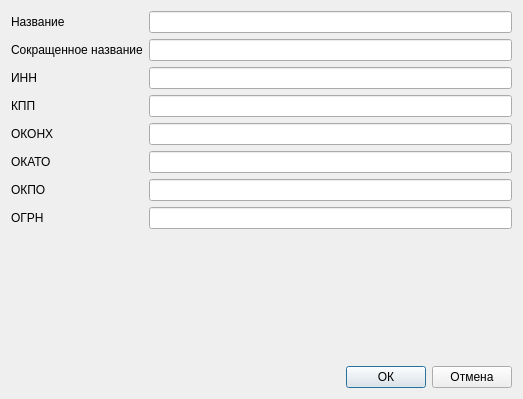
<?xml version="1.0" encoding="UTF-8"?>
<ui version="4.0">
 <class>HealthFacilityEditDialog</class>
 <widget class="QDialog" name="HealthFacilityEditDialog">
  <property name="geometry">
   <rect>
    <x>0</x>
    <y>0</y>
    <width>523</width>
    <height>399</height>
   </rect>
  </property>
  <property name="windowTitle">
   <string>Редактирование данных о мед. учреждении</string>
  </property>
  <layout class="QVBoxLayout" name="verticalLayout">
   <item>
    <layout class="QFormLayout" name="formLayout">
     <item row="0" column="0">
      <widget class="QLabel" name="label">
       <property name="text">
        <string>Название</string>
       </property>
      </widget>
     </item>
     <item row="0" column="1">
      <widget class="QLineEdit" name="m_name"/>
     </item>
     <item row="1" column="0">
      <widget class="QLabel" name="label_2">
       <property name="text">
        <string>Сокращенное название</string>
       </property>
      </widget>
     </item>
     <item row="1" column="1">
      <widget class="QLineEdit" name="m_shortName"/>
     </item>
     <item row="2" column="0">
      <widget class="QLabel" name="label_3">
       <property name="toolTip">
        <string>Идентификационный номер налогоплательщика</string>
       </property>
       <property name="text">
        <string>ИНН</string>
       </property>
      </widget>
     </item>
     <item row="3" column="0">
      <widget class="QLabel" name="label_4">
       <property name="toolTip">
        <string>Код причины постановки на учёт</string>
       </property>
       <property name="text">
        <string>КПП</string>
       </property>
      </widget>
     </item>
     <item row="4" column="0">
      <widget class="QLabel" name="label_5">
       <property name="toolTip">
        <string>Общесоюзный классификатор отраслей народного хозяйства</string>
       </property>
       <property name="text">
        <string>ОКОНХ</string>
       </property>
      </widget>
     </item>
     <item row="5" column="0">
      <widget class="QLabel" name="label_6">
       <property name="toolTip">
        <string>Общероссийский классификатор объектов административно-территориального деления</string>
       </property>
       <property name="text">
        <string>ОКАТО</string>
       </property>
      </widget>
     </item>
     <item row="6" column="0">
      <widget class="QLabel" name="label_7">
       <property name="toolTip">
        <string>Общероссийский классификатор предприятий и организаций</string>
       </property>
       <property name="text">
        <string>ОКПО</string>
       </property>
      </widget>
     </item>
     <item row="7" column="0">
      <widget class="QLabel" name="label_8">
       <property name="toolTip">
        <string>Основной государственный регистрационный номер</string>
       </property>
       <property name="text">
        <string>ОГРН</string>
       </property>
      </widget>
     </item>
     <item row="2" column="1">
      <widget class="QLineEdit" name="m_inn"/>
     </item>
     <item row="3" column="1">
      <widget class="QLineEdit" name="m_kpp"/>
     </item>
     <item row="4" column="1">
      <widget class="QLineEdit" name="m_okonh"/>
     </item>
     <item row="5" column="1">
      <widget class="QLineEdit" name="m_okato"/>
     </item>
     <item row="6" column="1">
      <widget class="QLineEdit" name="m_okpo"/>
     </item>
     <item row="7" column="1">
      <widget class="QLineEdit" name="m_ogrn"/>
     </item>
    </layout>
   </item>
   <item>
    <spacer name="verticalSpacer">
     <property name="orientation">
      <enum>Qt::Vertical</enum>
     </property>
     <property name="sizeHint" stdset="0">
      <size>
       <width>20</width>
       <height>40</height>
      </size>
     </property>
    </spacer>
   </item>
   <item>
    <layout class="QHBoxLayout" name="horizontalLayout">
     <item>
      <spacer name="horizontalSpacer">
       <property name="orientation">
        <enum>Qt::Horizontal</enum>
       </property>
       <property name="sizeHint" stdset="0">
        <size>
         <width>40</width>
         <height>20</height>
        </size>
       </property>
      </spacer>
     </item>
     <item>
      <widget class="QPushButton" name="m_ok">
       <property name="text">
        <string>ОК</string>
       </property>
      </widget>
     </item>
     <item>
      <widget class="QPushButton" name="m_cancel">
       <property name="text">
        <string>Отмена</string>
       </property>
      </widget>
     </item>
    </layout>
   </item>
  </layout>
 </widget>
 <resources/>
 <connections/>
</ui>
